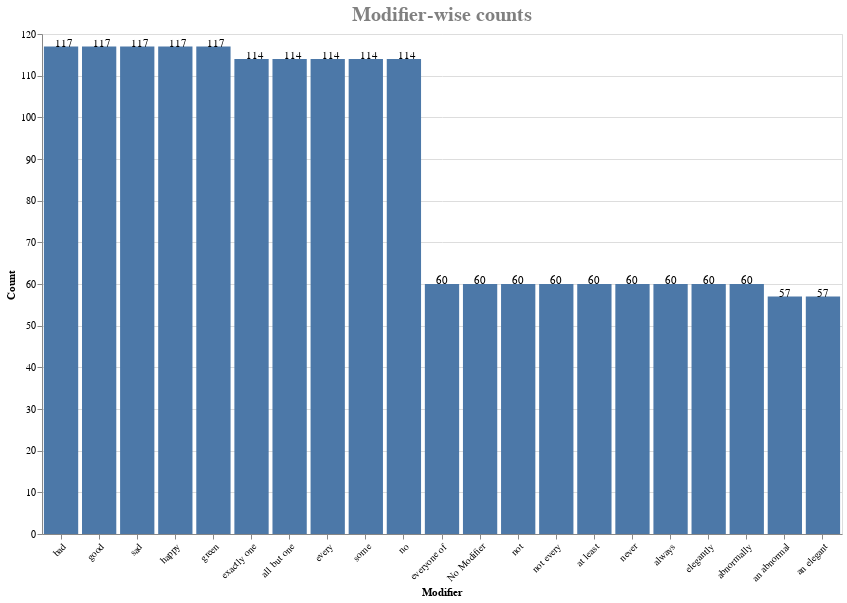

Write notebook code for a chart like this one.
### Code cell
import altair as alt

bars = alt.Chart(mod_counts).mark_bar().encode(
    y=alt.Y("Count:Q"), x=alt.X("Modifier:O", axis=alt.Axis(labelAngle=-45), sort='-y'))

text = bars.mark_text(
    align='left',
    baseline='middle',
    dx=-6,  # Nudges text to right so it doesn't appear on top of the bar
    dy = -3
).encode(
    text='Count:Q'
)

(bars + text).properties(height=500, width=800).properties(
    title='Modifier-wise counts'
).configure_title(
    fontSize=20,
    font='Tahoma',
    anchor='middle',
    color='gray'
)

### Figure 1 — Vega-Lite specification as saved in the notebook (floating-point values rounded to 4 significant figures)
{"config": {"view": {"continuousWidth": 400, "continuousHeight": 300}, "title": {"anchor": "middle", "color": "gray", "font": "Tahoma", "fontSize": 20}}, "layer": [{"mark": "bar", "encoding": {"x": {"axis": {"labelAngle": -45}, "field": "Modifier", "sort": "-y", "type": "ordinal"}, "y": {"field": "Count", "type": "quantitative"}}}, {"mark": {"type": "text", "align": "left", "baseline": "middle", "dx": -6, "dy": -3}, "encoding": {"text": {"field": "Count", "type": "quantitative"}, "x": {"axis": {"labelAngle": -45}, "field": "Modifier", "sort": "-y", "type": "ordinal"}, "y": {"field": "Count", "type": "quantitative"}}}], "data": {"name": "data-3898ece541d425d8ecaf8ca91a8bed0b"}, "height": 500, "title": "Modifier-wise counts", "width": 800, "$schema": "https://vega.github.io/schema/vega-lite/v4.17.0.json", "datasets": {"data-3898ece541d425d8ecaf8ca91a8bed0b": [{"Modifier": "bad", "Count": 117}, {"Modifier": "good", "Count": 117}, {"Modifier": "sad", "Count": 117}, {"Modifier": "happy", "Count": 117}, {"Modifier": "green", "Count": 117}, {"Modifier": "exactly one", "Count": 114}, {"Modifier": "all but one", "Count": 114}, {"Modifier": "every", "Count": 114}, {"Modifier": "some", "Count": 114}, {"Modifier": "no", "Count": 114}, {"Modifier": "everyone of", "Count": 60}, {"Modifier": "No Modifier", "Count": 60}, {"Modifier": "not", "Count": 60}, {"Modifier": "not every", "Count": 60}, {"Modifier": "at least", "Count": 60}, {"Modifier": "never", "Count": 60}, {"Modifier": "always", "Count": 60}, {"Modifier": "elegantly", "Count": 60}, {"Modifier": "abnormally", "Count": 60}, {"Modifier": "an abnormal", "Count": 57}, {"Modifier": "an elegant", "Count": 57}]}}
